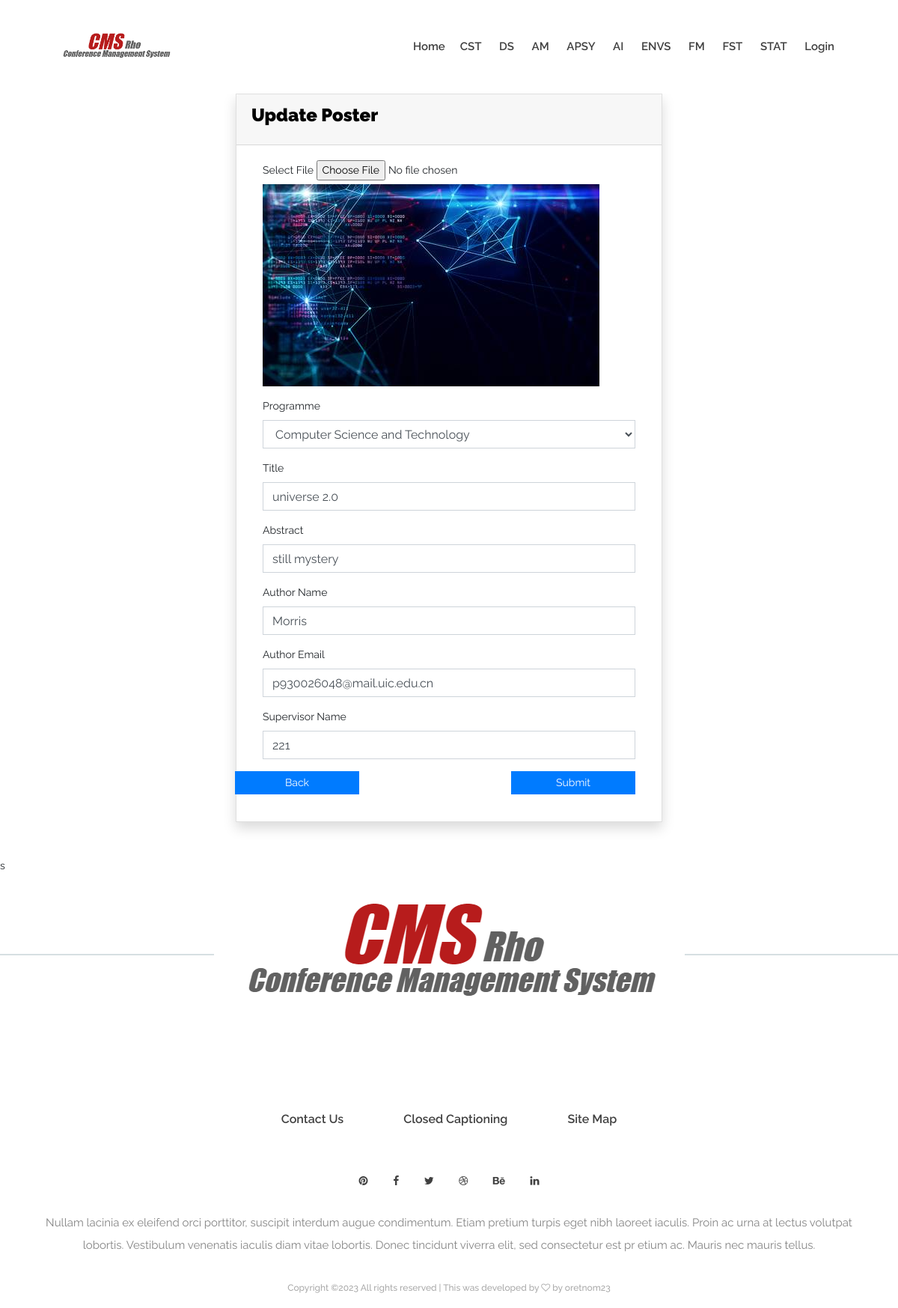
The page /update_poster_detail/1 on the database its author committed.
### cms/models_conference.py (models this page shows, shortened)
class Programme(models.Model):
    programme_name = models.CharField(primary_key=True, max_length=128)
    abbr = models.CharField(max_length=128, unique=True)  # abbreviation of programme name
    class Meta:
        db_table = 'Programme'
        verbose_name = 'Programme'

### cms/models_poster.py (models this page shows, shortened)
class Poster(models.Model):
    posterID = models.AutoField(primary_key=True)
    title = models.TextField()
    abstract = models.TextField()
    authorName = models.CharField(max_length=128)
    authorEmail = models.CharField(unique=True, max_length=128)
    supervisorName = models.CharField(max_length=128)
    poster_file = models.ImageField(upload_to='posters')  # storage path of poster picture
    programme = models.ForeignKey(Programme, on_delete=models.CASCADE)
    class Meta:
        db_table = 'Poster'

### cms/views.py (the view, shortened to what this page needs)
# urls.py: path('update_poster_detail/<int:id>', views.update_poster_detail, name="update_poster_detail"),
def update_poster_detail(request, id):
    poster = models_poster.Poster.objects.filter(posterID=id).first()
    programmes = models_conference.Programme.objects.all()
    return render(request, 'update_poster_detail.html', {'poster': poster, 'programmes': programmes})

### cms/templates/update_poster_detail.html (shortened to what this page needs)
{% extends 'layouts/base.html' %}{% load static %}{% block content %}
<div class="container-fluid mb-5">
    <div class="row justify-content-center">
        <div class="col-lg-6 col-md-8 col-sm-12 col-xs-12">
            <div class="card card-default rounded-0 shadow">
                <div class="card-header">
                    <h4 class="card-title"><b>Update Poster</b></h4>
                </div>
                <div class="card-body">
                    <div class="container-fluid">
                        <form id="upload_poster" method="POST" action="" enctype="multipart/form-data">
                            <div class="mdc-layout-grid">
                                <div class="mdc-layout-grid__inner">
                                    <div class="form-group mb-3">
                                        <label for="file" class="control-label">Select File</label>
                                        <input type="file" name="file" id="file">
                                        <img src="{{ MEDIA_URL }}{{poster.poster_file.url}}" alt="">
                                    </div>
                                    <div class="form-group mb-3">
                                        <label for="programme_name" class="control-label">Programme</label>
                                        <select name="programme_name" id="programme_name" class="form-control rounded-0">
                                            {% for programme in programmes %}
                                            <option value="{{programme.programme_name}}" {% ifequal programme poster.programme %} selected {% endifequal %}>{{programme.programme_name}}</option>
                                            {% endfor %}
                                        </select>
                                    </div>
                                    <div class="form-group mb-3">
                                        <label for="title" class="control-label">Title</label>
                                        <input type="text" class="form-control rounded-0" name="title" id="title" value="{{poster.title}}" >
                                    </div>
                                    <div class="form-group mb-3">
                                        <label for="abstract" class="control-label">Abstract</label>
                                        <input type="text" class="form-control rounded-0" name="abstract" id="abstract" value="{{poster.abstract}}" >
                                    </div>
                                    <div class="form-group mb-3">
                                        <label for="authorName" class="control-label">Author Name</label>
                                        <input type="text" class="form-control rounded-0" name="authorName" id="authorName" value="{{poster.authorName}}" >
                                    </div>
                                    <div class="form-group mb-3">
                                        <label for="authorEmail" class="control-label">Author Email</label>
                                        <input type="text" class="form-control rounded-0" name="authorEmail" id="authorEmail" value="{{poster.authorEmail}}" >
                                    </div>
                                    <div class="form-group mb-3">
                                        <label for="supervisorName" class="control-label">Supervisor Name</label>
                                        <input type="text" class="form-control rounded-0" name="supervisorName" id="supervisorName" value="{{poster.supervisorName}}">
                                    </div>
                                    <div class="form-group mb-3">
                                        <div class="d-flex w-100 justify-content-end">
                                            <input class="btn btn-sm rounded-0 btn-primary col-4" type="button" name="Submit" value="Back"
                                                   style="margin-right:203px" onclick="javascript:history.go(-1)" />
                                            <button class="btn btn-sm rounded-0 btn-primary col-4" type="button" id="submit">
                                                    Submit
                                            </button>
                                        </div>
                                    </div>
                                </div>
                            </div>
                        </form>
                    </div>
                </div>
            </div>
        </div>
    </div>
</div>
<script type="text/javascript" src="/static/layui/layui.js"></script>s
{% endblock content %}

### cms/templates/layouts/top-navigation.html (shortened to what this page needs)
{% load static %}
<header class="header-area">
    <div class="newsbox-main-menu">
        <div class="classy-nav-container breakpoint-off">
            <div class="container-fluid">
                <nav class="classy-navbar justify-content-between" id="newsboxNav">
                    <a href="index.html" class="nav-brand"><img src="{% static 'img/core-img/logo.png' %}" alt=""></a>
                    <div class="classy-menu">
                        <div class="classynav">
                            <ul>
                                <li><a href="{% url 'home-page' %}">Home</a>
                                    {% for programme in programmes %}
                                        <li>
                                            <a href="{% url 'pgm-posters' programme.programme_name %}">{{ programme.abbr }}</a>
                                        </li>
                                    {% endfor %}
                                {% if not user.user_type %}
                                    <li><a href="{% url 'login-page' %}">Login</a></li>
                                {% endif %}
                            </ul>
                        </div>
                    </div>
                </nav>
            </div>
        </div>
    </div>
</header>

### static/style.css (style rules this page uses)
* { margin: 0; padding: 0; }
body { font-family: "Raleway", sans-serif; font-size: 14px; }
h1, h2, h3, h4, h5, h6 { font-family: "Raleway", sans-serif; color: #000000; line-height: 1.3; font-weight: 700; }
a, a:hover, a:focus { -webkit-transition-duration: 500ms; transition-duration: 500ms; text-decoration: none; outline: 0 solid transparent; color: #000000; font-weight: 600; font-size: 16px; font-family: "Raleway", sans-serif; }
ul, ol { margin: 0; }
ul li, ol li { list-style: none; }
img { height: auto; max-width: 100%; }
.header-area { position: relative; z-index: 1000; width: 100%; }
.header-area .newsbox-main-menu { position: relative; width: 100%; height: 125px; padding: 0 5%; }
.header-area .newsbox-main-menu .classy-navbar { height: 125px; padding: 0; }
.header-area .newsbox-main-menu .classy-navbar .nav-brand { max-width: 160px; margin-right: 30px; }
.header-area .newsbox-main-menu .classy-navbar .classynav ul li a { font-weight: 600; text-transform: capitalize; font-size: 15px; padding: 0 10px; color: #404040; }

### static/css/classy-nav.css (style rules this page uses)
* { margin: 0; padding: 0; }
body { font-family: "Roboto", sans-serif; }
ul, ol { margin: 0; }
ul li, ol li { list-style: none; }
img { height: auto; max-width: 100%; }
.classy-nav-container { position: relative; z-index: 100; background-color: #ffffff; }
.classy-nav-container * { box-sizing: border-box; }
.classy-nav-container a { -webkit-transition-duration: 500ms; transition-duration: 500ms; text-decoration: none; outline: none; font-size: 14px; font-weight: 400; color: #232323; display: inline-block; }
.justify-content-between { -webkit-box-pack: justify; -ms-flex-pack: justify; justify-content: space-between; }
.justify-content-center { -webkit-box-pack: center; -ms-flex-pack: center; justify-content: center; }
.classy-navbar { width: 100%; height: 70px; padding: 0.5em 2em; display: -webkit-box; display: -ms-flexbox; display: flex; -webkit-box-align: center; -ms-flex-align: center; -ms-grid-row-align: center; align-items: center; }
.classy-navbar .nav-brand { font-size: 26px; font-weight: 500; color: #565656; display: inline-block; margin-right: 30px; }
.classynav ul li { display: inline-block; clear: both; position: inherit; z-index: 10; }
.classynav ul li a { padding: 0 12px; display: block; height: 35px; font-size: 14px; line-height: 34px; }
.breakpoint-off .classynav { display: -webkit-box; display: -ms-flexbox; display: flex; -webkit-box-align: center; -ms-flex-align: center; -ms-grid-row-align: center; align-items: center; }

### rows shown on the page
Programme: abbr "CST"
Programme: abbr "DS"
Programme: abbr "AM"
Programme: abbr "APSY"
Programme: abbr "AI"
Programme: abbr "ENVS"
Programme: abbr "FM"
Programme: abbr "FST"
Programme: abbr "STAT"
Poster: poster_file (picture), title "universe 2.0", abstract "still mystery", authorName "Morris", authorEmail "p930026048@mail.uic.edu.cn", supervisorName "221"

### other values the page prints
form field programme_name "Computer Science and Technology"
